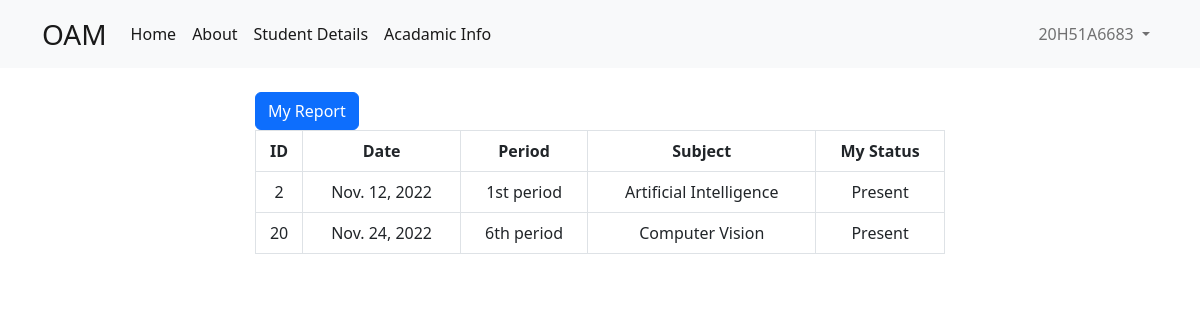
The app's page /student_details (signed in), older data.
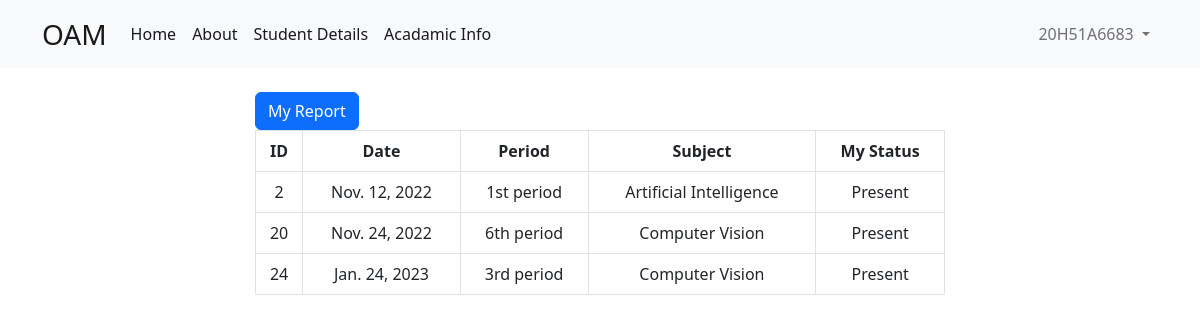
The same page, newer data.
### core/models.py (models this page shows, shortened)
class User(AbstractUser):
    user_type        = models.CharField(
                    max_length = 10,
                    choices = user_types,
                    default='student',
                    null = False,
                )
    gender      = models.CharField(
                    max_length=50,
                    choices=sex_choice,
                    default='Male'
                )
    dob         = models.DateField(
                    _("date of birth"),
                    default=date.today,
                    null = True,
                    blank = True,
                    help_text="Please use the following format: <em>YYYY-MM-DD</em>."
                )
    date_joined = models.DateTimeField(_("date joined"), default=timezone.now)
    class Meta:
        ordering    = [
                        'first_name',
                        'last_name',
                        'dob',
                        'email',
                        'gender'
                    ]

### att/models.py (models this page shows, shortened)
class Attendance(models.Model):
    section     = models.ForeignKey(Section, on_delete = models.CASCADE)
    period      = models.ForeignKey(Period,  on_delete = models.CASCADE)
    subject     = models.ForeignKey(Subject, on_delete = models.CASCADE)
    student     = models.ForeignKey(Student, on_delete = models.CASCADE)
    student_status = models.CharField(
                    max_length = 10,
                    choices = (
                        ('Absent', 'A'),
                        ('Present', 'P')
                    )
                )

class Period(models.Model):
    date        = models.DateField(default = timezone.now)
    hour        = models.CharField(max_length = 15, choices = time_slots)

class Subject(models.Model):
    name = models.CharField(max_length=50)
    short_name = models.CharField(max_length=50, default='X')
    def __str__(self):
        return self.name

### att/views.py (the view)
@login_required
def student_home(request):
    user        = User.objects.get(username = request.user.username)
    student     = Student.objects.get(user = user)
    atts = Attendance.objects.filter(student = student)
    return render(request, 'student_details.html', {
        'atts' : atts,
        'section' : atts.first().section,
    })

### att/models.py (called while the page is built)
    def __str__(self):
        return self.name

### templates/student_details.html
{% extends 'base.html' %}
{% block body %}
<div class="row justify-content-center">
    <div class="col-7">
        <a
            href="/show_myreport/{{ section }}/"
            class="btn btn-primary"
        >
            My Report
        </a>
        <div class="flex flex-col">
            <table class="min-w-full border text-center table table-hover table-bordered">
                <thead class="border-b">
                    <tr>
                        <th scope="col">ID          </th>
                        <th scope="col">Date        </th>
                        <th scope="col">Period      </th>
                        <th scope="col">Subject     </th>
                        <th scope="col">My Status   </th>
                    </tr>
                </thead>
                <tbody>
                    {% for att in atts %}
                        <tr class="border-b">
                            <td scope="row">
                                {{ att.id }}
                            </td>
                            <td >
                                {{ att.period.date }}
                            </td>
                            <td >
                                {{ att.period.hour }}
                            </td>
                            <td >
                                {{ att.subject }}
                            </td>
                            <td >
                                {{ att.student_status }}
                            </td>
                        </tr>
                    {% endfor %}
                </tbody>
            </table>
        </div>
    </div>
</div>
{% endblock body %}

### templates/base.html (shortened to what this page needs)
{% load static %}
<!DOCTYPE html>
<html lang="en">
<head>
    <link rel="stylesheet" href="https://cdnjs.cloudflare.com/ajax/libs/tailwindcss/2.0.2/tailwind.min.css">
    <link href="https://cdn.jsdelivr.net/npm/bootstrap@5.2.1/dist/css/bootstrap.min.css" rel="stylesheet">
</head>
<body>
    {% if not remove_navbar %}
        {% include 'nav.html' %}
    {% endif %}
    {% block body %}
    {% endblock %}
</body>
</html>

### templates/nav.html (shortened to what this page needs)
<nav class="navbar navbar-expand-lg bg-light mb-4">
    <div class="container   ">
      <a class="navbar-brand fs-3" href="{% url 'home' %}">OAM</a>
      <div class="collapse navbar-collapse" id="navbarSupportedContent">
        <ul class="navbar-nav me-auto mb-2 mb-lg-0">
          <li class="nav-item">
            <a class="nav-link active" aria-current="page" href="{% url 'home' %}">Home</a>
          </li>
          <li class="nav-item">
            <a class="nav-link active" aria-current="page" href="{% url 'about' %}">About</a>
          </li>
          {% if user.is_authenticated and user.user_type != 'student' %}
          <li class="nav-item">
            <a class="nav-link active" aria-current="page" href="{% url 'departments' %}">Departments</a>
          </li>
          {% else %}
          <li class="nav-item">
            <a class="nav-link active" aria-current="page" href="{% url 'student details' %}">Student Details</a>
          </li>
          <li class="nav-item">
            <a class="nav-link active" aria-current="page" href="{% url 'acadamic info' %}">Acadamic Info</a>
          </li>
          {% endif %}
        </ul>
				{% if user.is_authenticated %}
					<ul class="navbar-nav mr-0 mb-2 mb-lg-0">
						<li class="nav-item dropdown">
							<a class="nav-link dropdown-toggle" href="#" role="button" data-bs-toggle="dropdown" aria-expanded="false">
								{{ user.username }}
							</a>
						</li>
					</ul>
        {% else %}
					<div class="form-inline my-2 my-lg-0">
						<a href="{% url 'login' %}" class="btn btn-outline-success">Login</a>
						<a href="{% url 'signup' %}" class="btn btn-primary ml-3">Signup</a>
					</div>
				{% endif %}
      </div>
    </div>
  </nav>

Row changes from the older to the newer data that the page shows:
added Attendance: id "24", period "Jan. 24, 2023", period.hour "3rd period", subject "Computer Vision", student_status "Present"
